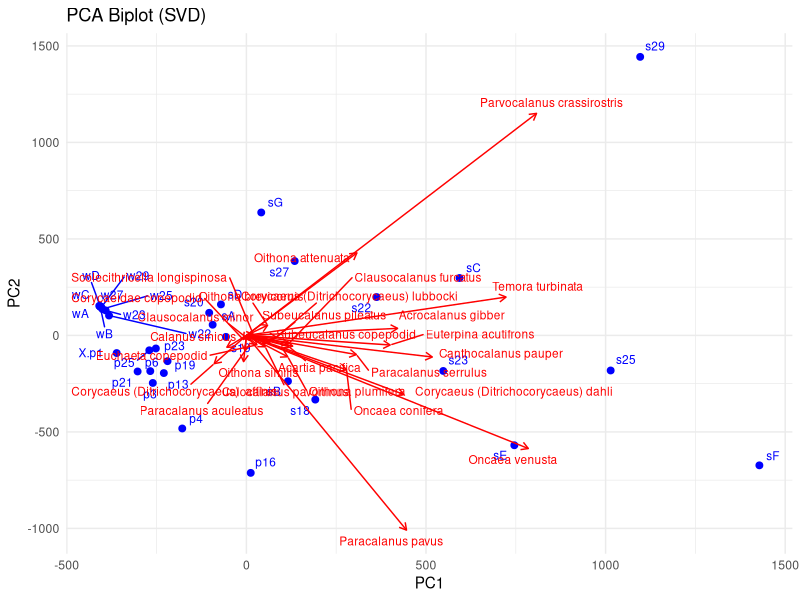
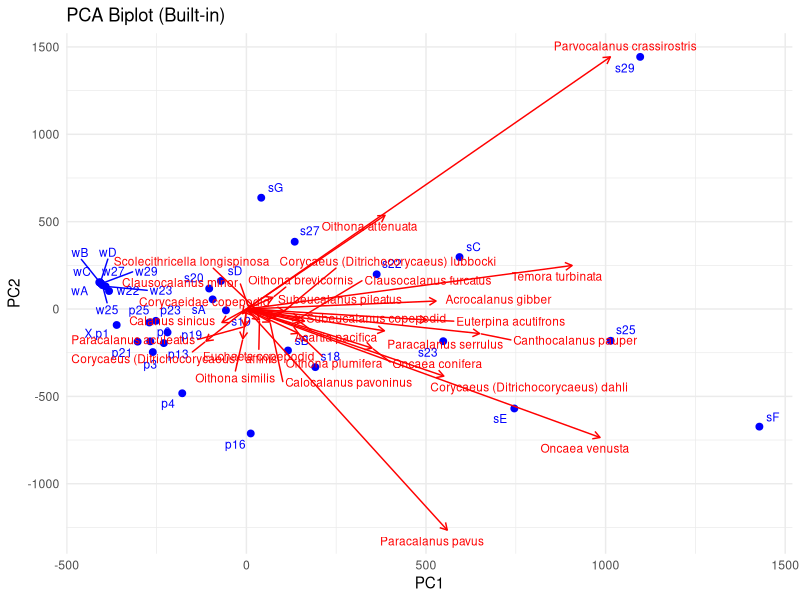
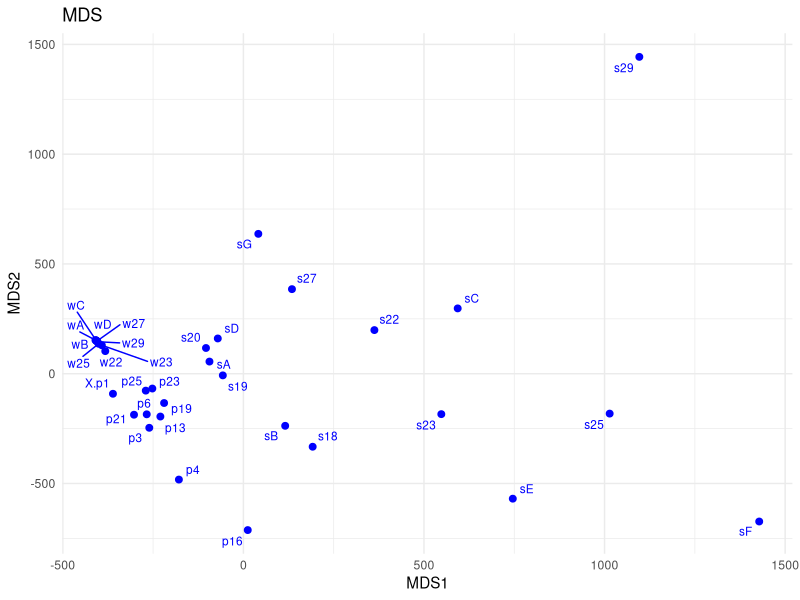
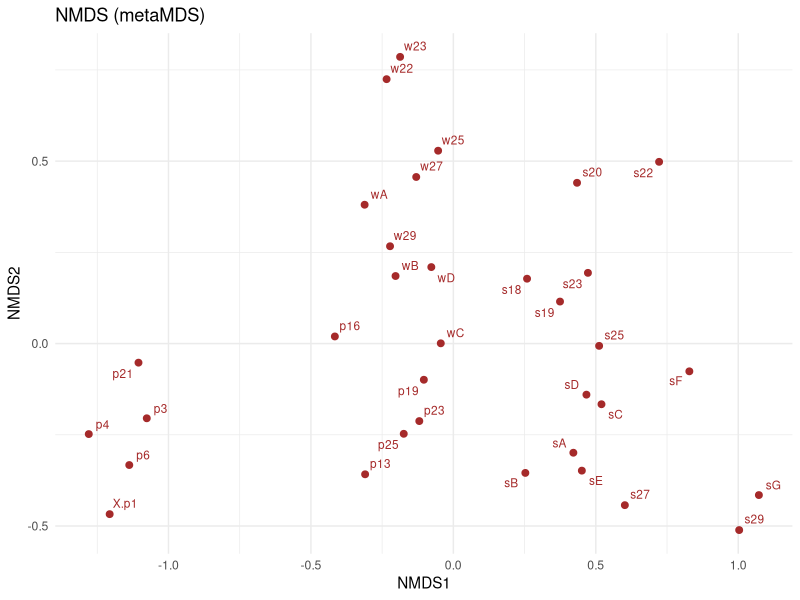

Here is the R script that generated these plots, in order:
## ---- chunk 1
knitr::opts_chunk$set(echo = TRUE)
## ---- chunk 2
copepod_data <- read.table("copepod_composition.txt", header = TRUE)
cop_density <- read.table("cop_density.txt", header = FALSE)
species_list <- read.table("copepodSPlist.txt", fill=T, sep = "\n")

row.names(copepod_data) <- species_list$V1


# Prepare an empty matrix to store density data for all species
all_species_density <- matrix(0, nrow = nrow(copepod_data), ncol = ncol(copepod_data))
row.names(all_species_density) <- row.names(copepod_data)
colnames(all_species_density) <- colnames(copepod_data)

# Loop through each species (row) and each station/sample (column) to calculate density
for (i in 1:nrow(copepod_data)) {
  for (j in 1:ncol(copepod_data)) {
    # Species proportion × corresponding total density at that station
    all_species_density[i, j] <- copepod_data[i, j] / 100 * cop_density[j, 1]
  }
}

# Identify dominant species
# A dominant species is defined as one that makes up ≥5% of the total composition at any cruise-station
threshold <- 5  # Threshold in percent

# Find species that exceed the threshold at least once across all stations
dominant_species <- rownames(copepod_data)[apply(copepod_data, 1, function(x) any(x >= threshold))]

# Display the dominant species
print(dominant_species)
## ---- chunk 3
dom_data <- all_species_density[dominant_species, ]
## ---- chunk 4
# Center the data (subtract the mean, no scaling)
#center = TRUE：每一個物種變數都減去自己的平均值（變成平均為 0）。
#scale = FALSE：不要除以標準差（不做 Z-score 標準化）。
dom_data_centered <- scale(t(dom_data), center = TRUE, scale = FALSE)


# Perform SVD decomposition
svd_result <- svd(dom_data_centered)

# Get site scores (projection onto the lower-dimensional space)
site_scores <- svd_result$u %*% diag(svd_result$d)

# Get species loadings (species directions)
species_loadings <- svd_result$v

## ---- chunk 5
library(ggplot2)
library(ggrepel)

# 計算 scaling factor 讓物種箭頭長度差不多
scaling_factor <- max(abs(site_scores)) / max(abs(species_loadings))

# 把資料整理成 dataframe 方便 ggplot
site_df <- data.frame(PC1 = site_scores[,1],
                      PC2 = site_scores[,2],
                      Site = rownames(dom_data_centered))

species_df <- data.frame(PC1 = species_loadings[,1] * scaling_factor,
                         PC2 = species_loadings[,2] * scaling_factor,
                         Species = rownames(dom_data))

ggplot() +
  geom_point(data = site_df, aes(x = PC1, y = PC2), color = "blue", size = 2) +
  geom_text_repel(data = site_df, aes(x = PC1, y = PC2, label = Site),
                  color = "blue", size = 3, max.overlaps = 100) +
  
  geom_segment(data = species_df, aes(x = 0, y = 0, xend = PC1, yend = PC2),
               arrow = arrow(length = unit(0.2, "cm")), color = "red") +
  geom_text_repel(data = species_df, aes(x = PC1, y = PC2, label = Species),
                  color = "red", size = 3, max.overlaps = 100) +
  
  labs(title = "PCA Biplot (SVD)",
       x = "PC1", y = "PC2") +
  theme_minimal()

## ---- chunk 6
pca_builtin <- prcomp(t(dom_data), center = TRUE, scale. = FALSE)  

# get site scores (PC1、PC2)
site_scores_pca <- pca_builtin$x[, 1:2]

# get species loadings (PC1、PC2)
species_loadings_pca <- pca_builtin$rotation[, 1:2]

# PCA biplot
site_df_pca <- data.frame(PC1 = site_scores_pca[,1],
                          PC2 = site_scores_pca[,2],
                          Site = rownames(site_scores_pca))

species_df_pca <- data.frame(PC1 = species_loadings_pca[,1] * max(abs(site_scores_pca)) / max(abs(species_loadings_pca)),
                             PC2 = species_loadings_pca[,2] * max(abs(site_scores_pca)) / max(abs(species_loadings_pca)),
                             Species = rownames(species_loadings_pca))

ggplot() +
  geom_point(data = site_df_pca, aes(x = PC1, y = PC2), color = "blue", size = 2) +
  geom_text_repel(data = site_df_pca, aes(x = PC1, y = PC2, label = Site),
                  color = "blue", size = 3, max.overlaps = 100) +
  
  geom_segment(data = species_df_pca, aes(x = 0, y = 0, xend = PC1, yend = PC2),
               arrow = arrow(length = unit(0.2, "cm")), color = "red") +
  geom_text_repel(data = species_df_pca, aes(x = PC1, y = PC2, label = Species),
                  color = "red", size = 3, max.overlaps = 100) +
  
  labs(title = "PCA Biplot (Built-in)",
       x = "PC1", y = "PC2") +
  theme_minimal()

## ---- chunk 7
# MDS (classical multidimensional scaling)
# 用歐氏距離（Euclidean distance）
distance_matrix <- dist(t(dom_data))  
mds_result <- cmdscale(distance_matrix, k = 2)

# 整理成 dataframe
mds_df <- data.frame(MDS1 = mds_result[,1],
                     MDS2 = mds_result[,2],
                     Site = rownames(mds_result))

# 畫 MDS 散點圖
ggplot(mds_df, aes(x = MDS1, y = MDS2, label = Site)) +
  geom_point(color = "blue", size = 2) +
  geom_text_repel(color = "blue", size = 3, max.overlaps = 100) +
  labs(title = "MDS", x = "MDS1", y = "MDS2") +
  theme_minimal()
## ---- chunk 8

library(vegan)

# NMDS (non-metric multidimensional scaling)
# 注意：metaMDS 會自己標準化資料
nmds_result <- metaMDS(t(dom_data), k = 2, trymax = 100)

# 整理成 dataframe
nmds_df <- data.frame(NMDS1 = nmds_result$points[,1],
                      NMDS2 = nmds_result$points[,2],
                      Site = rownames(nmds_result$points))

# 畫 NMDS 散點圖
ggplot(nmds_df, aes(x = NMDS1, y = NMDS2, label = Site)) +
  geom_point(color = "brown", size = 2) +
  geom_text_repel(color = "brown", size = 3, max.overlaps = 100) +
  labs(title = "NMDS (metaMDS)", x = "NMDS1", y = "NMDS2") +
  theme_minimal()



## ---- chunk 9

cor(site_scores[, 1:2], site_scores_pca)  # 看相似度，通常 >0.9 很合理

